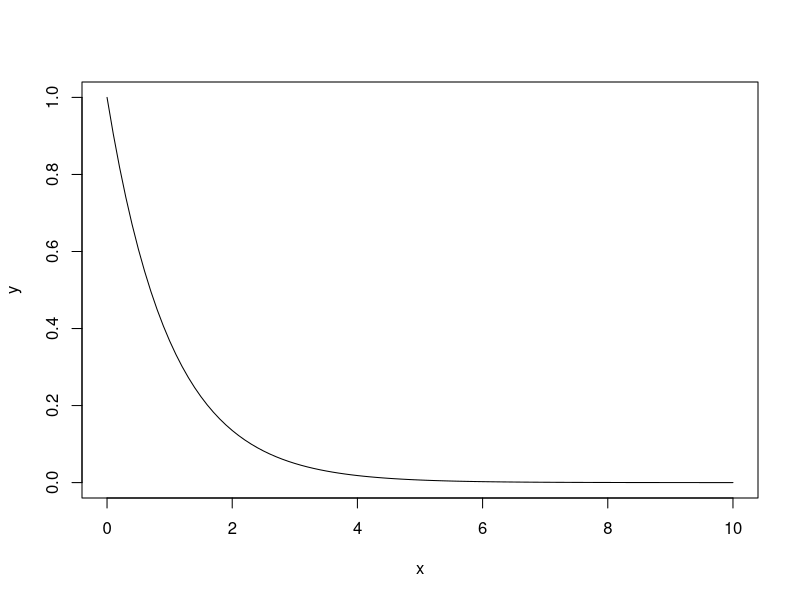
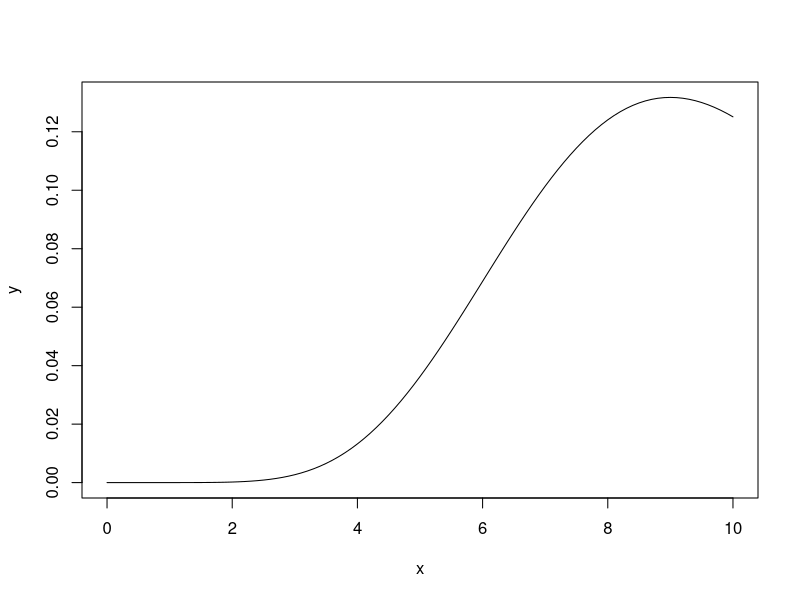
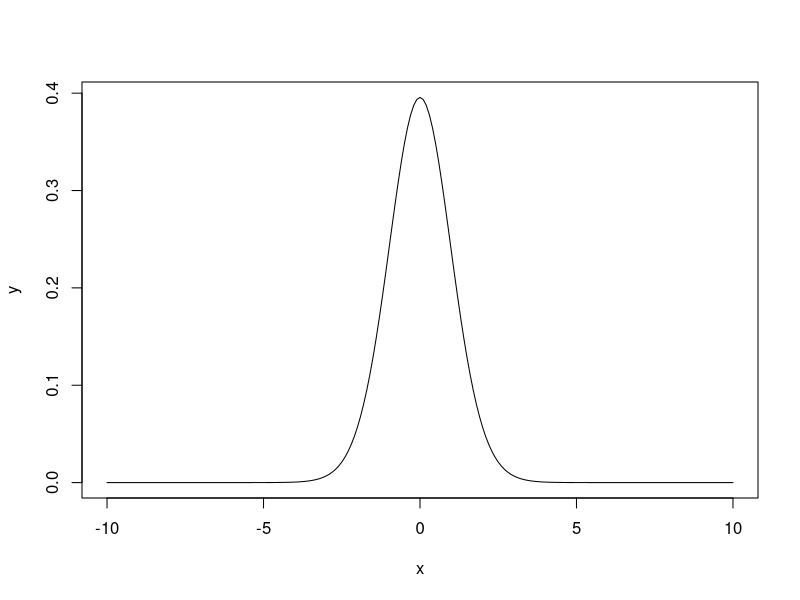
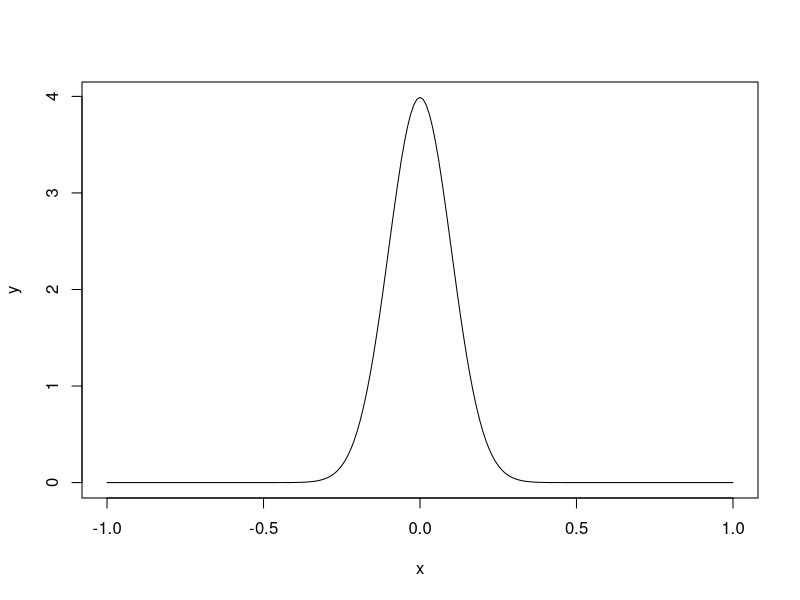
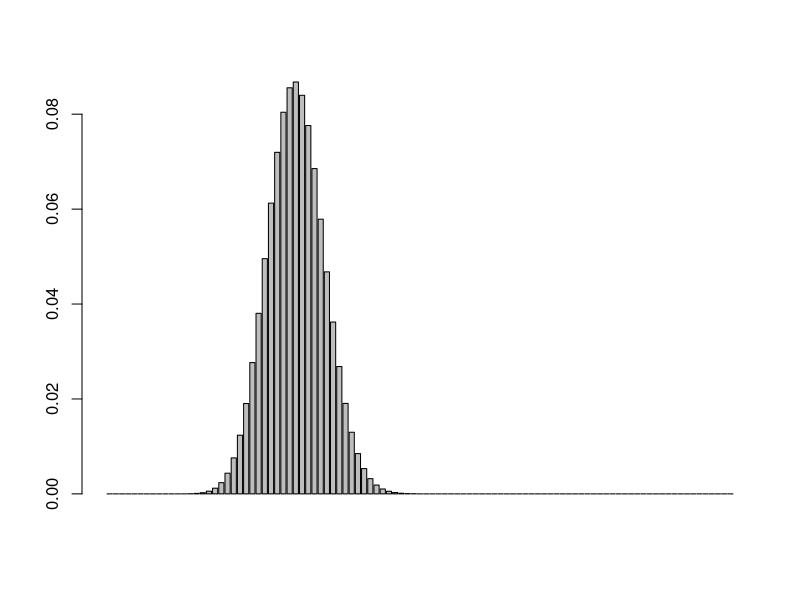

These figures' R source, in order:
density_exponential = function(lambda, n, a) {
  x = seq(0, a, n)
  y = dexp(x, lambda)
  plot(x, y, type = 'l')
}

density_exponential(1,0.1,10)

density_gamma = function(alpha, lambda, n, a) {
  x = seq(0, a, n)
  y = dgamma(x, alpha, lambda)
  plot(x, y, type = 'l')
}

density_gamma(10,1,0.1,10)

density_student = function(r, n, a) {
  x = seq(-a, a, n)
  y = dt(x, r)
  plot(x, y, type = 'l')
}

density_student(30,0.1,10)

density_norm = function(miu, sigma, n, a) {
  x = seq(-a, a, n)
  y = dnorm(x, miu, sigma)
  plot(x, y, type = 'l')
}

density_norm(0,0.1,0.01,1)

#ii
LLN_Poisson = function(lambda, n) {
  sum = 0
  for(i in 1:n) {
    u = rpois(1, lambda)
    sum = sum + u
  }
  return (sum/n);
}

LLN_Poisson(3,10000)

LLN_Poisson_var = function(lambda,n) {
  return(mean(rpois(n,lambda)));
}
LLN_Poisson_var(3,10000)

LLN_Gamma = function(alfa,lambda,n){
  return(mean(rgamma(n,alfa,lambda)));
}
LLN_Gamma(12,4,10000)

#ii.1
LLN_Exp = function(lambda,n){
  return(mean(rexp(n,lambda)));
}
LLN_Exp(3,10000)

LLN_Binom = function(m,p,n){
  return(mean(rbinom(n,m,p)));
}
LLN_Binom(10,0.5,10000)

#ii.2
LLN_Student = function(r,n){
  return(mean(rt(n,r)));
}

ex2 = function(){
  for(n in 10^(3:6))
    for(r in 2:5)
      cat('estimarea cu n = ',n, 'si r = ',r,'este',LLN_Student(r,n),'\n')
}
ex2()

#iii
CLT_Poisson = function(lambda, n, N, z) {
  expectation = lambda
  st_dev = lambda
  upper_bound = z * st_dev/sqrt(n) + expectation
  sum = 0
  for(i in 1:N) {
    x_n = mean(rpois(n, lambda))
    if(x_n <= upper_bound) {
      sum = sum + 1
    }
  }
  return(sum/N)
}
CLT_Poisson(3,300,10000,0)

pnorm(1)
CLT_Poisson(1,300,10000,1)
pnorm(1.5)
CLT_Poisson(1,300,10000,1.5)
pnorm(2)
CLT_Poisson(1,300,10000,2)

#iii.1
CLT_Exp = function(lambda, n, N, z) {
  expectation = 1/lambda
  st_dev = 1/lambda
  upper_bound = z * st_dev/sqrt(n) + expectation
  sum = 0
  for(i in 1:N) {
    x_n = mean(rexp(n, lambda))
    if(x_n <= upper_bound) {
      sum = sum + 1
    }
  }
  return(sum/N)
}
CLT_Exp(2,30,10000,1)

#iii.2
CLT_Gamma = function(alpha, lambda, n, N, z) {
  expectation = alpha/lambda
  st_dev = sqrt(alpha)/lambda
  upper_bound = z * st_dev/sqrt(n) + expectation
  sum = 0
  for(i in 1:N) {
    x_n = mean(rgamma(n, alpha, lambda))
    if(x_n <= upper_bound) {
      sum = sum + 1
    }
  }
  return(sum/N)
}
CLT_Gamma(3,2,30,10000,1)

#iv
barplot(dbinom(0:100,100,0.3))

binomial_probability = function(n, p, k) {
  expectation = n*p;
  variance = n*p*(1 - p);
  standard_deviation = sqrt(variance);
  q = (k + 0.5-expectation)/standard_deviation;
  return(1 - pnorm(q));
}
binomial_probability(50,0.3,10)

#iv.1
binomial_probability2 = function(n, p, k) {
  expectation = n*p;
  variance = n*p*(1 - p);
  standard_deviation = sqrt(variance);
  q = (k - 0.5-expectation)/standard_deviation;
  return(pnorm(q));
}
binomial_probability2(50,0.3,11)+binomial_probability(50,0.3,10)
